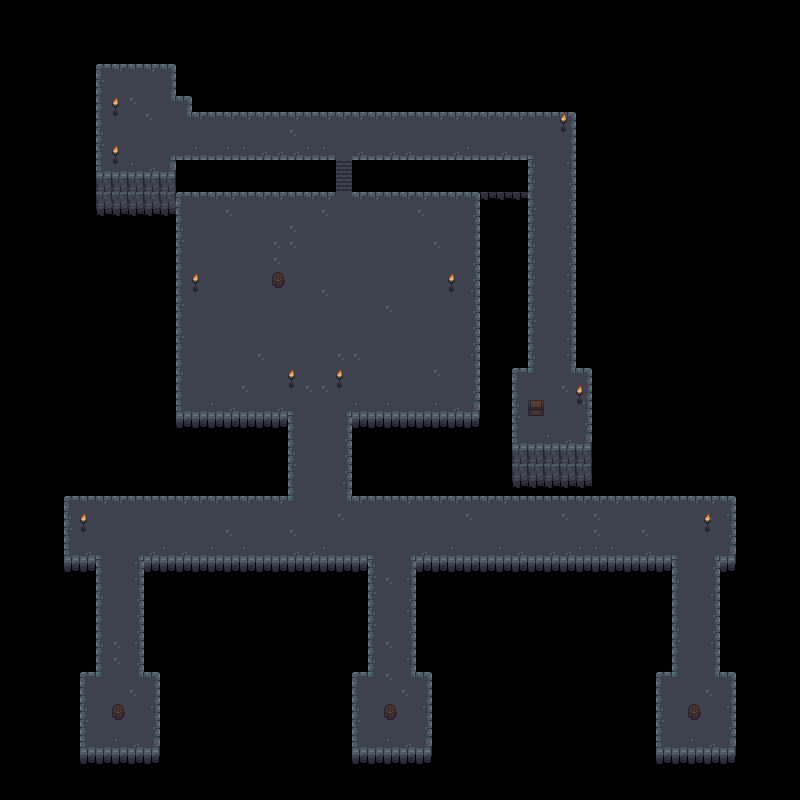

The image is a tile-based game level rendered from a .tmx file. Its description and source (layers, tilesets, objects; grid data summarised) follow:
An orthogonal 50x50 tile map with 16x16 px tiles, 2 tile layers (Layer1, Layer2), 1 hidden layer not drawn.

<map version="1.2" tiledversion="1.3.3" orientation="orthogonal" renderorder="right-down" width="50" height="50" tilewidth="16" tileheight="16" infinite="0" nextlayerid="4" nextobjectid="1">
 <tileset firstgid="1" name="dungeon_tiles_formatted_v2" tilewidth="16" tileheight="16" tilecount="299" columns="23">
  <image source="dungeon_tiles_formatted_v2.png" width="368" height="208" />
 </tileset>
 <layer id="1" name="Solid" width="50" height="50" visible="0">
  <data>[2500 cells, 1735 non-empty, 6 distinct tile ids]</data>
 </layer>
 <layer id="2" name="Layer1" width="50" height="50">
  <data>[2500 cells, 769 non-empty, 31 distinct tile ids]</data>
 </layer>
 <layer id="3" name="Layer2" width="50" height="50">
  <data>[2500 cells, 127 non-empty, 20 distinct tile ids]</data>
 </layer>
</map>
